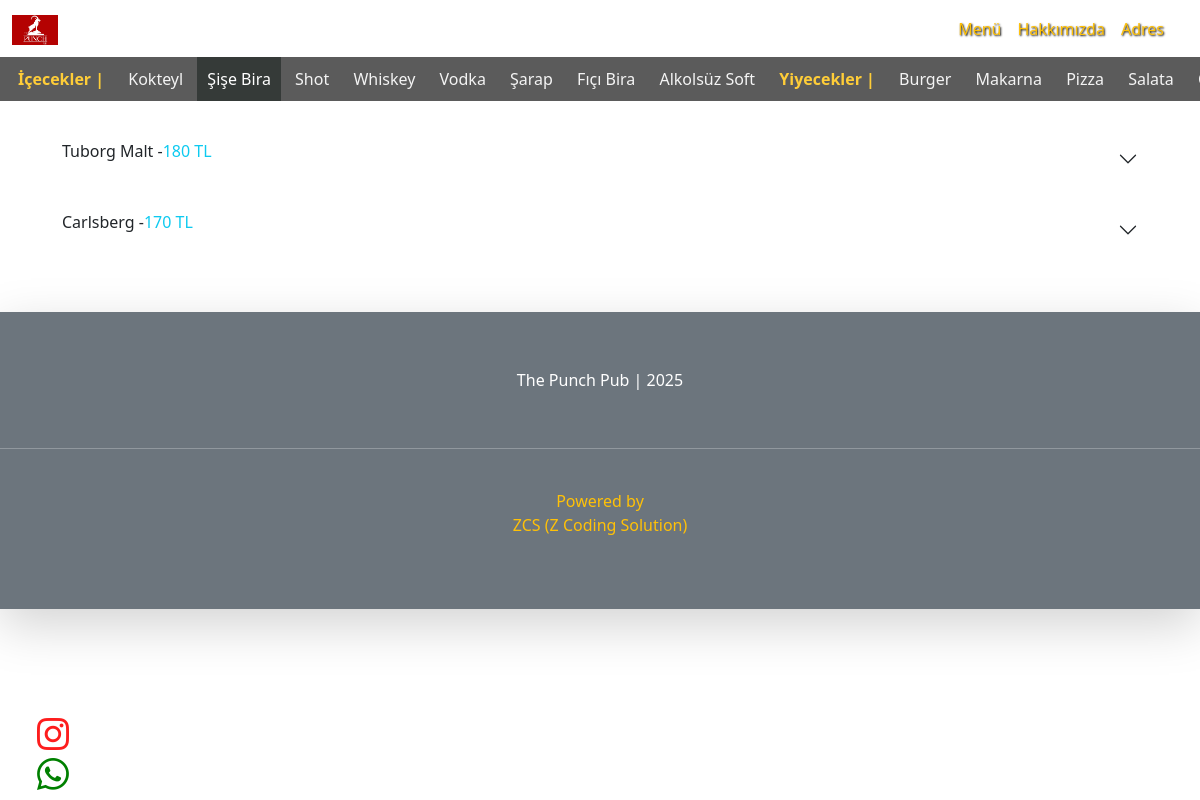
The app's page /menu/sise-bira with its own data.
### beverages/models.py (models this page shows, shortened)
class BeveragesCategories(models.Model):
    name = models.CharField(max_length=50)
    slug = models.SlugField(default="", null=False, unique=True,  db_index=True)

class Beverages(models.Model):
    title = models.CharField(max_length=100)
    description = models.TextField()
    image = models.ImageField(upload_to="image", default="", blank=True)
    price = models.CharField(max_length=50)
    isActive = models.BooleanField(default=False)
    isHome = models.BooleanField(default=False)
    slug = models.SlugField(default="", blank=True, null=False, unique=True, db_index=True)
    categories = models.ManyToManyField(BeveragesCategories)

### brunch/models.py (models this page shows, shortened)
class BrunchCategories(models.Model):
    name = models.CharField(max_length=50)
    slug = models.SlugField(default="", null=False, unique=True,  db_index=True)

### pages/views.py (the view, shortened to what this page needs)
# urls.py: path('menu/<slug:slug>', views.products_by_category, name='products_by_category'),
def products_by_category(request, slug):
    beverages_categories = BeveragesCategories.objects.all()
    brunch_categories = BrunchCategories.objects.all()
    if Beverages.objects.filter(categories__slug=slug, isActive=1).exists():
        obje = Beverages.objects.filter(categories__slug=slug, isActive=1)
        paginator = Paginator(obje, 5)
        page = request.GET.get("page", 1)
        page_obj = paginator.page(page)
        return render(request, "pages/products.html", {
            "products": obje,
            "obje_type": "beverages",
            "beverages_categories": beverages_categories,
            "brunch_categories": brunch_categories,
            "chosenCategory": slug,
            "page_obj": page_obj
            })

### pages/templates/pages/products.html (shortened to what this page needs)
{% extends "layout.html" %}
{% load static %}
{% block css_files %}
<link rel="stylesheet" href="{% static 'pages/css/style.css' %}">
{% endblock %}
{% block content %}
{% include "pages/partials/_bottomnav.html" %}
<div class="container container-lg mt-5">
    <div class="row">
        <div class="mt-3">
            {% for product in products %}
                {% include "pages/partials/_products.html" %}
            {% endfor %}
        </div>
    </div>
</div>
{% endblock content %}

### pages/templates/pages/partials/_bottomnav.html
{% load static %}
<div class="menu-nav fixed-top" style="top: 57px;">
    <div class="ms-2">
        <strong class="text-warning">İçecekler |</strong>
        {% for category in beverages_categories %}
        <a href="{% url "products_by_category" category.slug %}" class="{% if chosenCategory == category.slug %}active{% endif %}">{{ category.name|title }}</a>
        {% endfor %}
        <strong class="text-warning">Yiyecekler |</strong>
        {% for category in brunch_categories %}
        <a href="{% url "products_by_category" category.slug %}" class="{% if chosenCategory == category.slug %}active{% endif %}">{{ category.name|title }}</a>
        {% endfor %}
    </div>
</div>

### pages/templates/pages/partials/_products.html (shortened to what this page needs)
{% load static %}
<div class="accordion accordion-flush">
    <div class="accordion-item mt-1">
        <h2 class="accordion-header" id="flush-headingOne">
            <button class="accordion-button collapsed" type="button" data-bs-toggle="collapse" data-bs-target="#collapse-{{ product.slug }}" aria-expanded="false" aria-controls="flush-collapseOne">
                <p>{{product.title}} -</p><p class="text-info">{{product.price}} TL</p>
            </button>
        </h2>
  </div>
</div>

### pages/static/pages/css/style.css (style rules this page uses)
.menu-nav { overflow: hidden; background-color: #333; opacity: 0.8; top: 72px; overflow-x: auto; white-space: nowrap; }
.menu-nav a, strong { color: #f2f2f2; text-align: center; padding: 10px; text-decoration: none; flex-shrink: inherit; display: inline-block; float: none; }
.menu-nav a.active { background-color: #030907; color: white; }

### records on screen
BeveragesCategories: name "Kokteyl"
BeveragesCategories: name "Şişe Bira"
BeveragesCategories: name "Shot"
BeveragesCategories: name "Whiskey"
BeveragesCategories: name "Vodka"
BeveragesCategories: name "Şarap"
BeveragesCategories: name "Fıçı Bira"
BeveragesCategories: name "Alkolsüz Soft"
BrunchCategories: name "Burger"
BrunchCategories: name "Makarna"
BrunchCategories: name "Pizza"
BrunchCategories: name "Salata"
Beverages: title "Tuborg Malt", price "180"
Beverages: title "Carlsberg", price "170"
